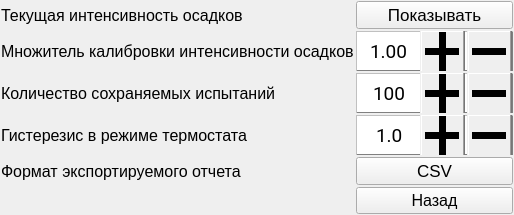
      <widget class="QWidget" name="pageHide">
       <property name="cursor">
        <cursorShape>BlankCursor</cursorShape>
       </property>
       <layout class="QHBoxLayout" name="horizontalLayout_16">
        <property name="spacing">
         <number>2</number>
        </property>
        <property name="leftMargin">
         <number>1</number>
        </property>
        <property name="topMargin">
         <number>1</number>
        </property>
        <property name="rightMargin">
         <number>1</number>
        </property>
        <property name="bottomMargin">
         <number>1</number>
        </property>
        <item>
         <layout class="QGridLayout" name="gridLayout_10">
          <property name="spacing">
           <number>2</number>
          </property>
          <item row="2" column="0">
           <widget class="QLabel" name="label_41">
            <property name="font">
             <font>
              <pointsize>12</pointsize>
             </font>
            </property>
            <property name="cursor">
             <cursorShape>BlankCursor</cursorShape>
            </property>
            <property name="text">
             <string>Количество сохраняемых испытаний</string>
            </property>
           </widget>
          </item>
          <item row="1" column="0">
           <widget class="QLabel" name="label_40">
            <property name="font">
             <font>
              <pointsize>12</pointsize>
             </font>
            </property>
            <property name="cursor">
             <cursorShape>BlankCursor</cursorShape>
            </property>
            <property name="text">
             <string>Множитель калибровки интенсивности осадков</string>
            </property>
           </widget>
          </item>
          <item row="0" column="0">
           <widget class="QLabel" name="label_39">
            <property name="font">
             <font>
              <pointsize>12</pointsize>
             </font>
            </property>
            <property name="cursor">
             <cursorShape>BlankCursor</cursorShape>
            </property>
            <property name="text">
             <string>Текущая интенсивность осадков</string>
            </property>
           </widget>
          </item>
          <item row="3" column="0">
           <widget class="QLabel" name="label_42">
            <property name="font">
             <font>
              <pointsize>12</pointsize>
             </font>
            </property>
            <property name="cursor">
             <cursorShape>BlankCursor</cursorShape>
            </property>
            <property name="text">
             <string>Гистерезис в режиме термостата</string>
            </property>
           </widget>
          </item>
          <item row="5" column="0">
           <widget class="QLabel" name="label_44">
            <property name="cursor">
             <cursorShape>BlankCursor</cursorShape>
            </property>
            <property name="text">
             <string/>
            </property>
           </widget>
          </item>
          <item row="4" column="0">
           <widget class="QLabel" name="label_43">
            <property name="font">
             <font>
              <pointsize>12</pointsize>
             </font>
            </property>
            <property name="cursor">
             <cursorShape>BlankCursor</cursorShape>
            </property>
            <property name="text">
             <string>Формат экспортируемого отчета</string>
            </property>
           </widget>
          </item>
          <item row="1" column="1">
           <widget class="QDoubleSpinBox" name="dsbCalibRainValue">
            <property name="sizePolicy">
             <sizepolicy hsizetype="Expanding" vsizetype="Expanding">
              <horstretch>0</horstretch>
              <verstretch>0</verstretch>
             </sizepolicy>
            </property>
            <property name="minimumSize">
             <size>
              <width>0</width>
              <height>40</height>
             </size>
            </property>
            <property name="font">
             <font>
              <family>Roboto</family>
              <pointsize>14</pointsize>
             </font>
            </property>
            <property name="cursor">
             <cursorShape>BlankCursor</cursorShape>
            </property>
            <property name="styleSheet">
             <string notr="true">QDoubleSpinBox {color: rgb(0,0,0); border: 1px outset grey; padding-right: 45px;}
QDoubleSpinBox::up-button {subcontrol-position: right; right: 47 px; width: 45 px; height: 43 px;}
QDoubleSpinBox::down-button {subcontrol-position: right; width: 45 px; height: 43 px;}</string>
            </property>
            <property name="alignment">
             <set>Qt::AlignCenter</set>
            </property>
            <property name="buttonSymbols">
             <enum>QAbstractSpinBox::PlusMinus</enum>
            </property>
            <property name="accelerated">
             <bool>true</bool>
            </property>
            <property name="decimals">
             <number>2</number>
            </property>
            <property name="minimum">
             <double>0.010000000000000</double>
            </property>
            <property name="maximum">
             <double>100.000000000000000</double>
            </property>
            <property name="singleStep">
             <double>0.010000000000000</double>
            </property>
            <property name="value">
             <double>1.000000000000000</double>
            </property>
           </widget>
          </item>
          <item row="2" column="1">
           <widget class="QSpinBox" name="sbKolFiles">
            <property name="sizePolicy">
             <sizepolicy hsizetype="Expanding" vsizetype="Expanding">
              <horstretch>0</horstretch>
              <verstretch>0</verstretch>
             </sizepolicy>
            </property>
            <property name="minimumSize">
             <size>
              <width>0</width>
              <height>40</height>
             </size>
            </property>
            <property name="font">
             <font>
              <family>Roboto</family>
              <pointsize>14</pointsize>
             </font>
            </property>
            <property name="cursor">
             <cursorShape>BlankCursor</cursorShape>
            </property>
            <property name="styleSheet">
             <string notr="true">QSpinBox {color: rgb(0,0,0); border: 1px outset grey; padding-right: 45px;}
QSpinBox::up-button {subcontrol-position: right; right: 47 px; width: 45 px; height: 43 px;}
QSpinBox::down-button {subcontrol-position: right; width: 45 px; height: 43 px;}</string>
            </property>
            <property name="alignment">
             <set>Qt::AlignCenter</set>
            </property>
            <property name="buttonSymbols">
             <enum>QAbstractSpinBox::PlusMinus</enum>
            </property>
            <property name="accelerated">
             <bool>true</bool>
            </property>
            <property name="minimum">
             <number>1</number>
            </property>
            <property name="maximum">
             <number>1000</number>
            </property>
            <property name="value">
             <number>100</number>
            </property>
           </widget>
          </item>
          <item row="3" column="1">
           <widget class="QDoubleSpinBox" name="dsbGisterezis">
            <property name="sizePolicy">
             <sizepolicy hsizetype="Expanding" vsizetype="Expanding">
              <horstretch>0</horstretch>
              <verstretch>0</verstretch>
             </sizepolicy>
            </property>
            <property name="minimumSize">
             <size>
              <width>0</width>
              <height>40</height>
             </size>
            </property>
            <property name="font">
             <font>
              <family>Roboto</family>
              <pointsize>14</pointsize>
             </font>
            </property>
            <property name="cursor">
             <cursorShape>BlankCursor</cursorShape>
            </property>
            <property name="styleSheet">
             <string notr="true">QDoubleSpinBox {color: rgb(0,0,0); border: 1px outset grey; padding-right: 45px;}
QDoubleSpinBox::up-button {subcontrol-position: right; right: 47 px; width: 45 px; height: 43 px;}
QDoubleSpinBox::down-button {subcontrol-position: right; width: 45 px; height: 43 px;}</string>
            </property>
            <property name="alignment">
             <set>Qt::AlignCenter</set>
            </property>
            <property name="buttonSymbols">
             <enum>QAbstractSpinBox::PlusMinus</enum>
            </property>
            <property name="accelerated">
             <bool>true</bool>
            </property>
            <property name="decimals">
             <number>1</number>
            </property>
            <property name="minimum">
             <double>0.000000000000000</double>
            </property>
            <property name="maximum">
             <double>10.000000000000000</double>
            </property>
            <property name="singleStep">
             <double>0.100000000000000</double>
            </property>
            <property name="value">
             <double>1.000000000000000</double>
            </property>
           </widget>
          </item>
          <item row="5" column="1">
           <widget class="QPushButton" name="pbBack7">
            <property name="sizePolicy">
             <sizepolicy hsizetype="Expanding" vsizetype="Expanding">
              <horstretch>0</horstretch>
              <verstretch>0</verstretch>
             </sizepolicy>
            </property>
            <property name="font">
             <font>
              <pointsize>12</pointsize>
             </font>
            </property>
            <property name="cursor">
             <cursorShape>BlankCursor</cursorShape>
            </property>
            <property name="text">
             <string>Назад</string>
            </property>
           </widget>
          </item>
          <item row="0" column="1">
           <widget class="QPushButton" name="pbShowRainIntens">
            <property name="sizePolicy">
             <sizepolicy hsizetype="Expanding" vsizetype="Expanding">
              <horstretch>0</horstretch>
              <verstretch>0</verstretch>
             </sizepolicy>
            </property>
            <property name="font">
             <font>
              <pointsize>13</pointsize>
             </font>
            </property>
            <property name="cursor">
             <cursorShape>BlankCursor</cursorShape>
            </property>
            <property name="text">
             <string>Показывать</string>
            </property>
           </widget>
          </item>
          <item row="4" column="1">
           <widget class="QPushButton" name="pbExportFileFormat">
            <property name="sizePolicy">
             <sizepolicy hsizetype="Expanding" vsizetype="Expanding">
              <horstretch>0</horstretch>
              <verstretch>0</verstretch>
             </sizepolicy>
            </property>
            <property name="font">
             <font>
              <pointsize>13</pointsize>
             </font>
            </property>
            <property name="cursor">
             <cursorShape>BlankCursor</cursorShape>
            </property>
            <property name="text">
             <string>CSV</string>
            </property>
           </widget>
          </item>
         </layout>
        </item>
       </layout>
      </widget>
